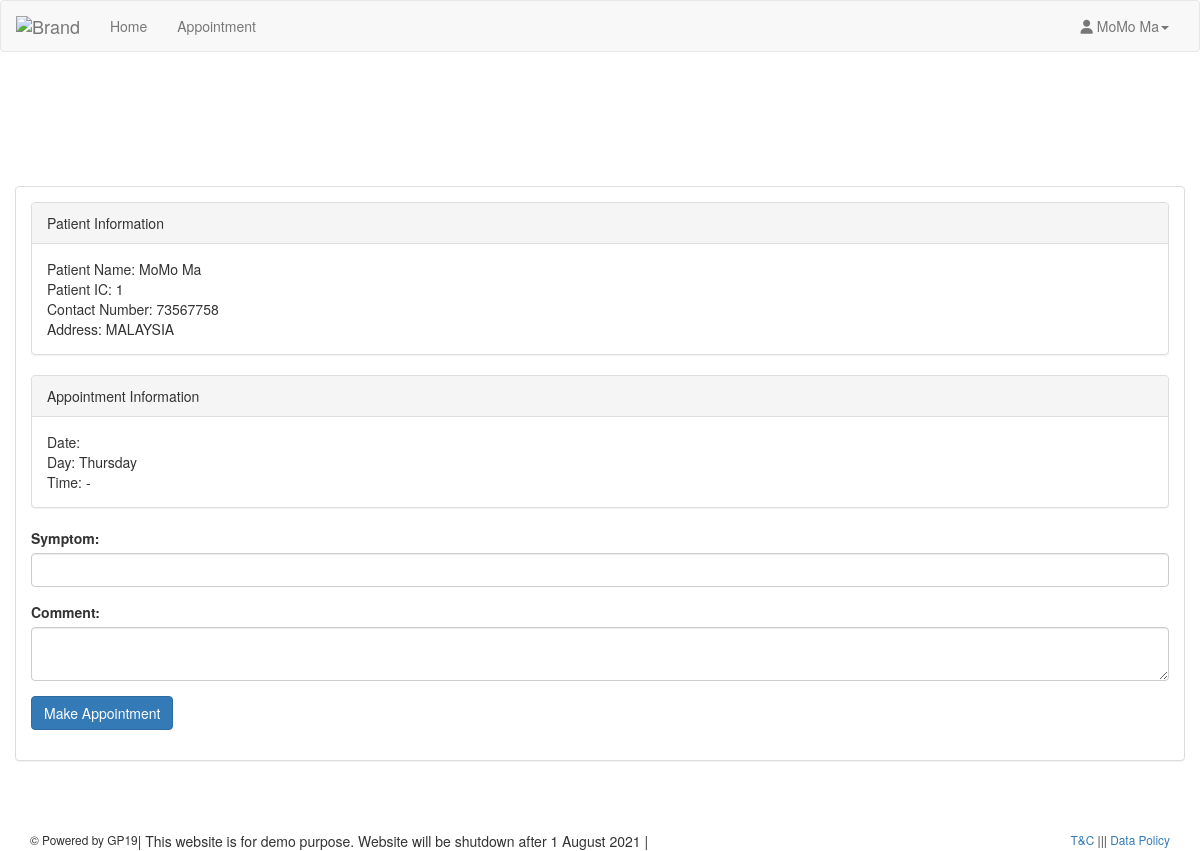
Page /patient/appointment.php (signed in) on the committed database.
### tables this page shows
CREATE TABLE IF NOT EXISTS `patient` (
  `icPatient` bigint NOT NULL AUTO_INCREMENT,
  `username` varchar(50) NOT NULL,
  `password` varchar(255) NOT NULL,
  `patientFirstName` varchar(50) NOT NULL,
  `patientLastName` varchar(50) NOT NULL,
  `patientMaritialStatus` ENUM('na','single', 'married', 'widowed', 'divorced', 'separated'),
  `patientDOB` date NOT NULL,
  `patientGender` ENUM('na', 'm', 'f'),
  `patientAddress` varchar(255) NOT NULL,
  `patientMediRecordNo` varchar(255) NULL,
  `patientPhone` varchar(15) NOT NULL,
  `patientEmail` varchar(255) NOT NULL,
  `createdAt` TIMESTAMP DEFAULT CURRENT_TIMESTAMP ON UPDATE CURRENT_TIMESTAMP,
  `updatedAt` TIMESTAMP DEFAULT CURRENT_TIMESTAMP ON UPDATE CURRENT_TIMESTAMP,
  `deletedAt` TIMESTAMP NULL,
  PRIMARY KEY (`icPatient`),
  INDEX (`username`)
);

### dal/patient.php (called while the page is built, shortened)
<?php
include_once dirname(dirname(__FILE__)).'/dal/dbconnect.php';
function getPatient($username) {
    global $db_conn;
    $res=mysqli_query($db_conn,  "SELECT * FROM patient WHERE username = '$username' AND deletedAt IS NULL LIMIT 1");
    $result=mysqli_fetch_array($res,MYSQLI_ASSOC);
    return $result;
}
?>

### dal/schedule.php (called while the page is built, shortened)
<?php
function getScheduleDay($date) {
    $days = array('Sunday', 'Monday', 'Tuesday', 'Wednesday','Thursday','Friday', 'Saturday');
    return $days[date('w', strtotime($date))];
}
?>

### patient/appointment.php (the view, shortened to what this page needs)
<?php
include_once dirname(dirname(__FILE__)).'/dal/patient.php';
include_once dirname(dirname(__FILE__)).'/dal/schedule.php';
$usersession = $_SESSION['patientSession'];
$userRow=getPatient($usersession);
$src='//'.WEB_HOST.'/'.DIR.'/';
$schedule =null;
?>
<!DOCTYPE html>
<html>
	<head>
		<link href="<?= $src ?>assets/css/bootstrap.min.css" rel="stylesheet">
		<link href="<?= $src ?>assets/css/style.css" rel="stylesheet">
		<link rel="stylesheet" href="https://formden.com/static/cdn/font-awesome/4.4.0/css/font-awesome.min.css" />
	</head>
	<body>
		<?php include_once dirname(dirname(__FILE__)).'/shared/navbar.php'; ?>
		<div class="container">
			<section style="padding-bottom: 50px; padding-top: 50px;margin-top:64px">
				<div class="row">
					<div class="row">
						<div class="col-md-12 col-sm-12  user-wrapper" s>
							<div class="description">
								<div class="panel panel-default">
									<div class="panel-body">
										<form class="form" role="form" method="POST" accept-charset="UTF-8">
											<div class="panel panel-default">
												<div class="panel-heading">Patient Information</div>
												<div class="panel-body">
													Patient Name: <?php echo $userRow['patientFirstName'] ?> <?php echo $userRow['patientLastName'] ?><br>
													Patient IC: <?php echo $userRow['icPatient'] ?><br>
													Contact Number: <?php echo $userRow['patientPhone'] ?><br>
													Address: <?php echo $userRow['patientAddress'] ?>
												</div>
											</div>
											<div class="panel panel-default">
												<div class="panel-heading">Appointment Information</div>
												<div class="panel-body">
													Date: <?php echo $schedule['scheduleDate'] ?><br>
													Day: <?php echo getScheduleDay($schedule['scheduleDate'])  ?><br>
													Time: <?php echo $schedule['startTime'] ?> - <?php echo $schedule['endTime'] ?><br>
												</div>
											</div>
											<div class="form-group">
												<label for="recipient-name" class="control-label">Symptom:</label>
												<input type="text" class="form-control" name="symptom" required>
											</div>
											<div class="form-group">
												<label for="message-text" class="control-label">Comment:</label>
												<textarea class="form-control" name="comment" required></textarea>
											</div>
											<div class="form-group">
												<input type="submit" name="appointment" id="submit" class="btn btn-primary" value="Make Appointment">
											</div>
										</form>
									</div>
								</div>
							</div>
						</div>
					</div>
				</div>
				</section>
				</div>
		<?php include_once dirname(dirname(__FILE__)).'/shared/footer.php'; ?>
				</body>
			</html>

### shared/navbar.php (shortened to what this page needs)
<?php
$src='//'.WEB_HOST.'/'.DIR.'/';
if(!isset($_SESSION['patientSession'])) {
?>
<nav class="navbar navbar-default navbar-fixed-top" role="navigation">
    <div class="container-fluid">
        <div class="navbar-header">
            <button type="button" class="navbar-toggle collapsed" data-toggle="collapse" data-target="#bs-example-navbar-collapse-1">
            <span class="sr-only">Toggle navigation</span>
            <span class="icon-bar"></span>
            <span class="icon-bar"></span>
            <span class="icon-bar"></span>
            </button>
            <a class="navbar-brand" href="index.php"><img alt="Brand" src="<?= $src ?>assets/img/logo.png"></a>
        </div>
        <div class="collapse navbar-collapse" id="bs-example-navbar-collapse-1">
            <ul class="nav navbar-nav navbar-right">
                <li><a href="adminlogin.php">I am Doctor</a></li>
                <li><a href="membership.php">Login / Sign Up</a></li>
            </ul>
        </div>
    </div>
</nav>
<?php } else { ?>
<nav class="navbar navbar-default " role="navigation">
    <div class="container-fluid">
        <div class="navbar-header">
            <a class="navbar-brand" href="patient.php"><img alt="Brand" src="<?= $src ?>assets/img/logo.png"></a>
        </div>
        <div class="collapse navbar-collapse" id="bs-example-navbar-collapse-1">
            <ul class="nav navbar-nav">
                <ul class="nav navbar-nav">
                    <li><a href="patient.php">Home</a></li>
                    <li><a href="appointmentlist.php?patientId=<?php echo $userRow['icPatient']; ?>">Appointment</a></li>
                </ul>
            </ul>
            <ul class="nav navbar-nav navbar-right">
                <li class="dropdown">
                    <a href="#" class="dropdown-toggle" data-toggle="dropdown"><i class="fa fa-user"></i> <?php echo $userRow['patientFirstName']; ?> <?php echo $userRow['patientLastName']; ?><b class="caret"></b></a>
                </li>
            </ul>
        </div>
    </div>
</nav>
<?php } ?>

### rows in the picture
patient: patientFirstName "MoMo", patientLastName "Ma", icPatient "1", patientPhone "73567758", patientAddress "MALAYSIA"

### other values in the picture
getScheduleDay($schedule['scheduleDate']) "Thursday"
